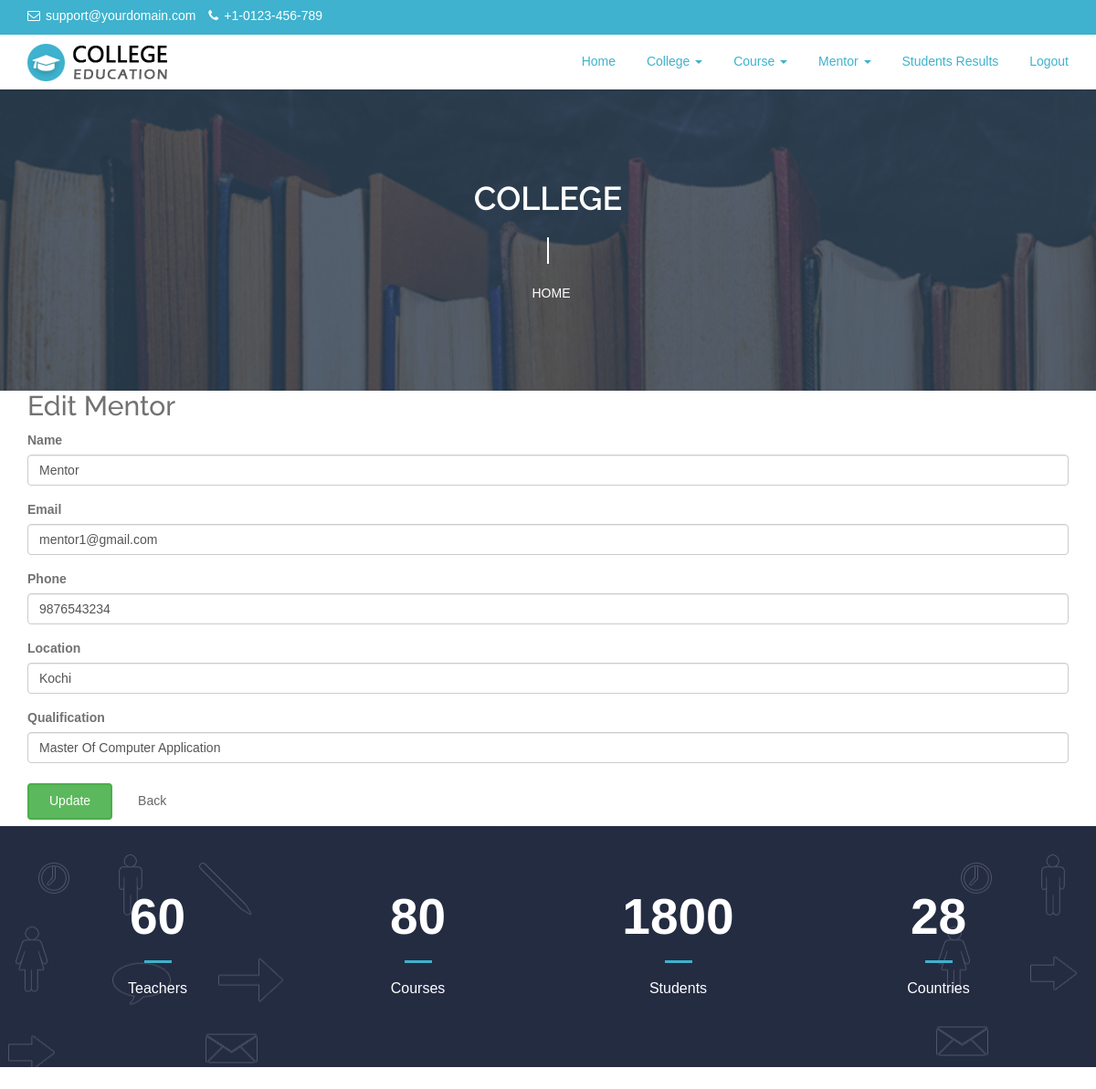
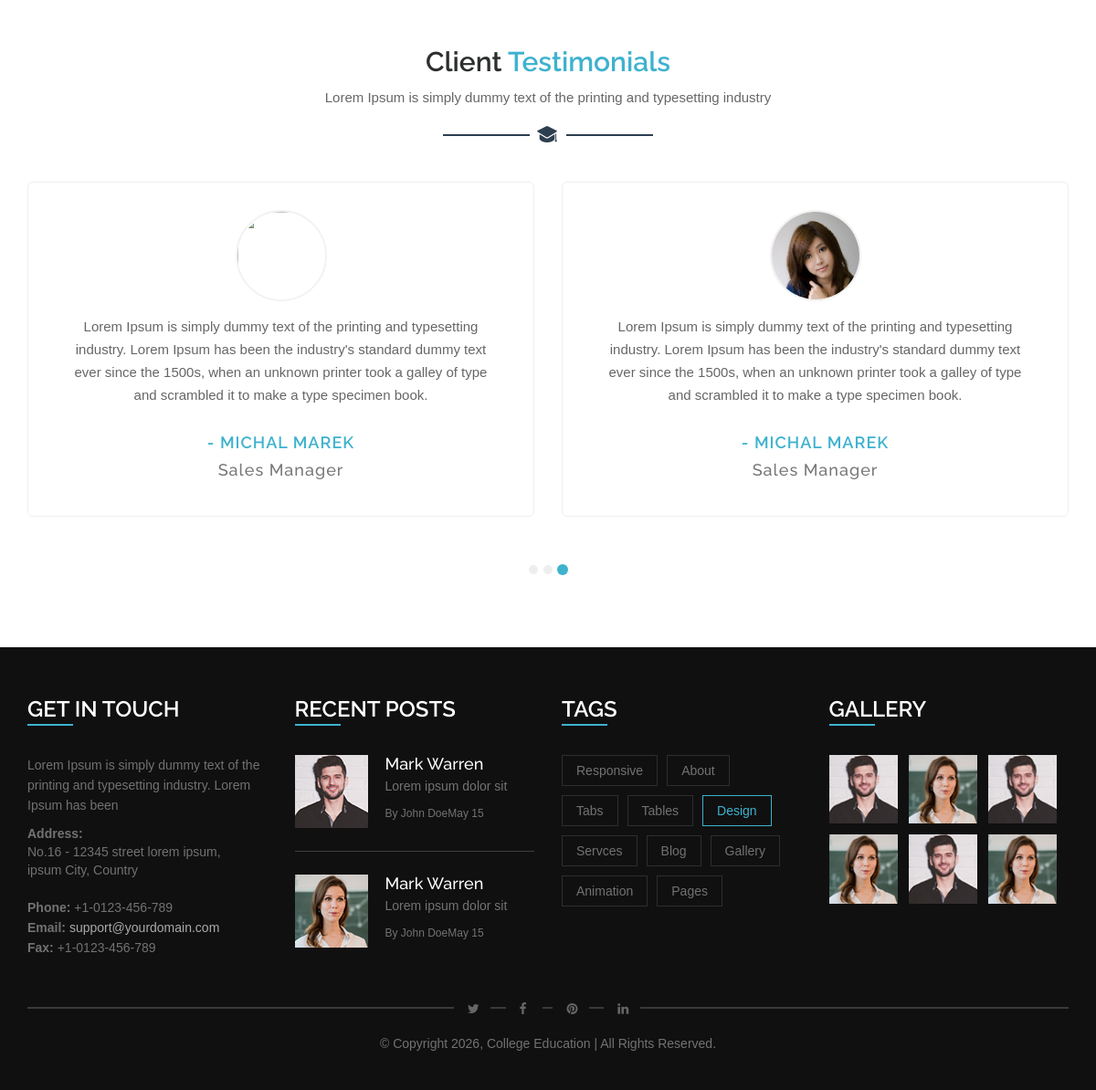
The page /editMentor/1 on the database its author committed (2 pictures, top to bottom).
### myapp/models.py (models this page shows)
class Mentor(models.Model):
    user = models.ForeignKey(Login, on_delete=models.CASCADE)
    clg = models.ForeignKey(College, on_delete=models.CASCADE)
    name = models.CharField(max_length=30, null=True)
    email = models.EmailField()
    password = models.CharField(max_length=30, null=True)
    qualification = models.CharField(max_length=30, null=True)
    phone = models.CharField(max_length=30, null=True)
    location = models.CharField(max_length=30, null=True)

### myapp/views.py (the view, shortened to what this page needs)
def editMentor(request, id):
    mentor = Mentor.objects.get(
        id=id
    )
    return render(
        request,
        "college/editMentor.html",
        {"mentor": mentor}
    )

### templates/college/editMentor.html (shortened to what this page needs)
{% extends 'college/common.html' %}
{% load static %}
{% block content %}
<div class="container mt-4">
  <h2>Edit Mentor</h2>
  <form method="POST" action="">
    <div class="form-group">
      <label>Name</label>
      <input type="text" name="name" value="{{ mentor.name }}" required class="form-control">
    </div>
    <div class="form-group">
      <label>Email</label>
      <input type="text" name="email" value="{{ mentor.email }}" required class="form-control">
    </div>
    <div class="form-group">
      <label>Phone</label>
      <input type="text" name="phone" value="{{ mentor.phone }}" required class="form-control">
    </div>
    <div class="form-group">
      <label>Location</label>
      <input type="text" name="location" value="{{ mentor.location }}" required class="form-control">
    </div>
    <div class="form-group">
      <label>Qualification</label>
      <input type="text" name="qualification" value="{{ mentor.qualification }}" required class="form-control">
    </div>
    <button type="submit" class="btn btn-success">Update</button>
    <a href="{% url 'viewMentors' %}" class="btn btn-secondary">Back</a>
  </form>
</div>
{% endblock %}

### static/css/style.css (style rules this page uses)
* { margin: 0; padding: 0; }
body { font-family: 'Open Sans', sans-serif; font-size: 14px; line-height: 1.57143; font-weight: 400; color: #727272; }
h1, h2, h3, h4, h5, h6 { font-family: 'Raleway', sans-serif; margin-top: 0; }
a { color: #666666; transition: all 0.3s ease 0s; }
a, a:hover, a:active, a:focus { outline: none; text-decoration: none; }
.btn, .btn * { transition: all 0.3s ease 0s; }
.btn { border-width: 2px; margin-bottom: 7px; margin-top: 7px; padding: 7px 22px 9px; z-index: 1; }
body { font-family: Arial; }
* { box-sizing: border-box; }

### rows shown on the page
Mentor: name "Mentor", email "mentor1@gmail.com", phone "9876543234", location "Kochi", qualification "Master Of Computer Application"
